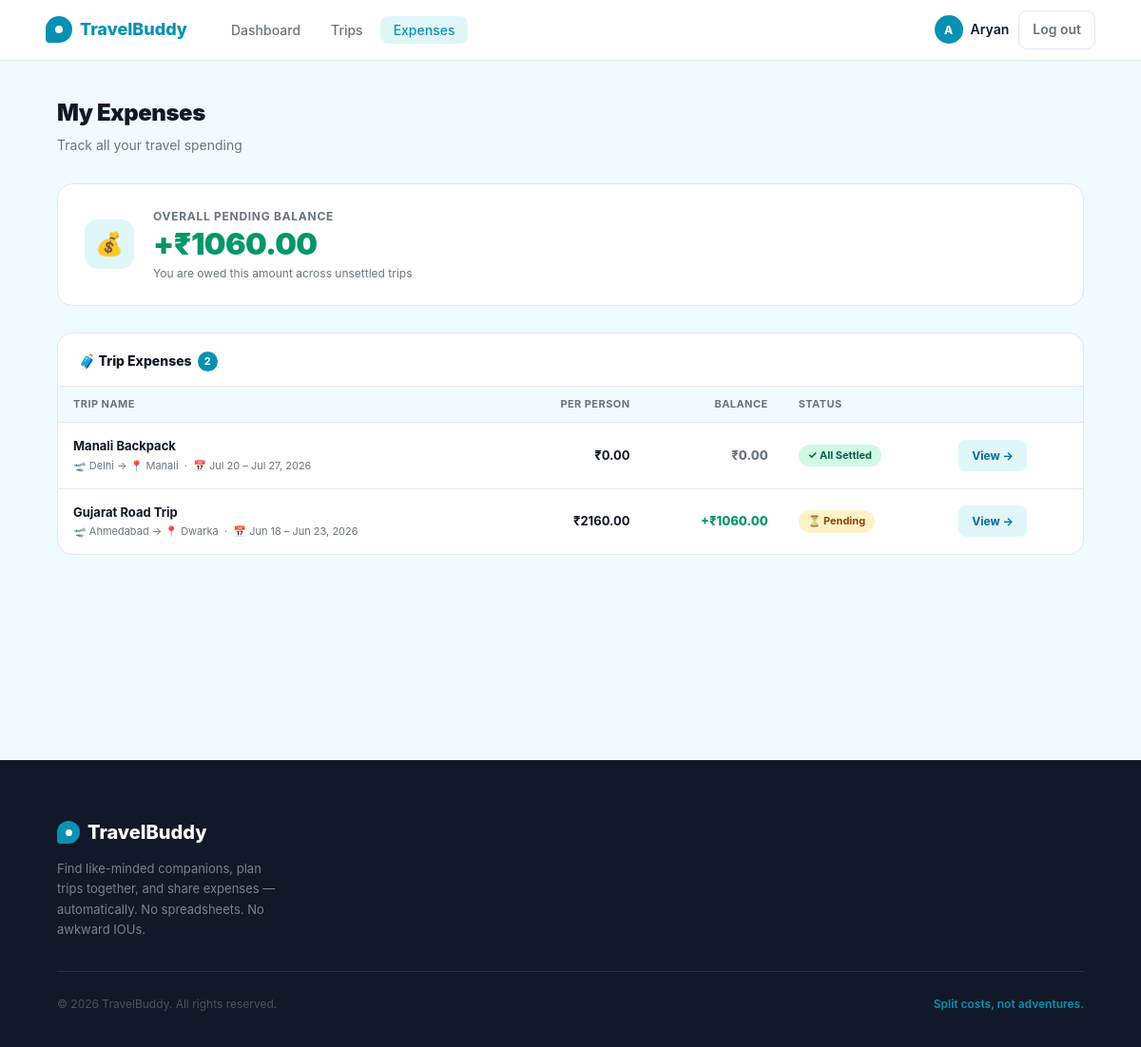
/my-expenses (signed in), run on the app's committed database.
### app/models.py (models this page shows, shortened)
class User(db.Model, UserMixin):
    __tablename__ = 'users'
    id             = db.Column(db.Integer, primary_key=True)
    name           = db.Column(db.String(100), nullable=False)
    email          = db.Column(db.String(150), unique=True, nullable=False)
    password_hash  = db.Column(db.String(255), nullable=False)
    travel_style   = db.Column(db.String(50), default='flexible')
    bio            = db.Column(db.Text, default='')
    interests      = db.Column(db.String(255), default='')
    phone          = db.Column(db.String(20), default='')
    created_at     = db.Column(db.DateTime, default=lambda: datetime.now(timezone.utc))
    api_key        = db.Column(db.String(64), unique=True, nullable=True, index=True)
    owned_trips    = db.relationship('Trip', back_populates='owner', lazy='dynamic')
    memberships    = db.relationship('TripMember', back_populates='user', lazy='dynamic')
    expenses_paid  = db.relationship('Expense', back_populates='paid_by', lazy='dynamic')
    def _all_trip_ids(self):
        owned = [t.id for t in Trip.query.filter_by(owner_id=self.id).all()]
        joined = [m.trip_id for m in
                  TripMember.query.filter_by(user_id=self.id, status='accepted').all()]
        return list(set(owned + joined))

class Trip(db.Model):
    __tablename__ = 'trips'
    __table_args__ = (
        db.Index('ix_trips_owner_status', 'owner_id', 'status'),
        db.Index('ix_trips_public_start', 'is_public', 'start_date'),
    )
    id          = db.Column(db.Integer, primary_key=True)
    owner_id    = db.Column(db.Integer, db.ForeignKey('users.id'), nullable=False)
    title       = db.Column(db.String(150), nullable=False)
    destination = db.Column(db.String(150), nullable=False)
    departure_city = db.Column(db.String(100), default='')
    start_date  = db.Column(db.Date, nullable=False)
    end_date    = db.Column(db.Date, nullable=False)
    description = db.Column(db.Text, default='')
    budget_min  = db.Column(db.Float, default=0)
    budget_max  = db.Column(db.Float, default=0)
    max_members = db.Column(db.Integer, default=4)
    status      = db.Column(db.String(20), default='OPEN')
    join_deadline           = db.Column(db.DateTime, nullable=True)
    open_roster             = db.Column(db.Boolean, default=False, nullable=False,
                                        server_default='0')
    confirmation_deadline   = db.Column(db.DateTime, nullable=True)
    confirmation_started_at = db.Column(db.DateTime, nullable=True)
    cancelled_at            = db.Column(db.DateTime, nullable=True)
    is_public   = db.Column(db.Boolean, default=True)
    created_at  = db.Column(db.DateTime, default=lambda: datetime.now(timezone.utc))
    owner    = db.relationship('User', back_populates='owned_trips')
    members  = db.relationship('TripMember', back_populates='trip', lazy='dynamic',
                               cascade='all, delete-orphan')
    expenses = db.relationship('Expense', back_populates='trip', lazy='dynamic',
                               cascade='all, delete-orphan')
    def member_count(self):
        return self.members.filter_by(status='accepted').count() + 1  # +1 for owner
    def accepted_members(self):
        return TripMember.query.filter_by(trip_id=self.id, status='accepted').all()
    def all_member_users(self):
        users = [self.owner]
        for m in self.accepted_members():
            users.append(m.user)
        return users
    def total_spent(self):
        return round(sum(e.amount for e in self.expenses), 2)
    def your_share(self, user_id):
        mc = self.member_count()
        return round(self.total_spent() / mc, 2) if mc else 0.0
    def balance_for(self, user_id):
        paid = sum(e.amount for e in self.expenses.filter_by(paid_by_id=user_id))
        share = self.your_share(user_id)
        return round(paid - share, 2)
    def calculate_settlements(self):
        members = self.all_member_users()
        mc = len(members)
        if mc == 0:
            return []
        total = sum(e.amount for e in self.expenses)
        share = total / mc
        balances = []
        for user in members:
            paid = sum(e.amount for e in self.expenses.filter_by(paid_by_id=user.id))
            balances.append([user, round(paid - share, 2)])
        creditors = sorted([b for b in balances if b[1] > 0.009], key=lambda x: -x[1])
        debtors   = sorted([b for b in balances if b[1] < -0.009], key=lambda x: x[1])
        settlements = []
        i, j = 0, 0
        while i < len(debtors) and j < len(creditors):
            debtor, debt     = debtors[i]
            creditor, credit = creditors[j]
            transfer = round(min(-debt, credit), 2)
            settlements.append({
                'debtor':   debtor,
                'creditor': creditor,
                'amount':   transfer
            })
            debtors[i][1]   = round(debt + transfer, 2)
            creditors[j][1] = round(credit - transfer, 2)
            if abs(debtors[i][1]) < 0.01:
                i += 1
            if abs(creditors[j][1]) < 0.01:
                j += 1
        return settlements

### app/expenses/routes.py (the view)
@expenses.route('/my-expenses')
@login_required
def my_expenses():
    trip_ids = current_user._all_trip_ids()
    trips_list = Trip.query.filter(Trip.id.in_(trip_ids)).order_by(Trip.start_date.desc()).all() \
        if trip_ids else []
    rows = []
    pending_balance = 0.0
    for trip in trips_list:
        raw_balance = trip.balance_for(current_user.id)
        per_person  = trip.your_share(current_user.id)
        computed_transfers = trip.calculate_settlements()
        my_debts = [t for t in computed_transfers if t['debtor'].id == current_user.id]
        my_credits = [t for t in computed_transfers if t['creditor'].id == current_user.id]
        if not my_debts and not my_credits:
            settled = True
            unsettled_amount = 0.0
        else:
            settled_payer_ids = {
                s.payer_id
                for s in Settlement.query.filter_by(
                    trip_id=trip.id, payee_id=current_user.id, is_settled=True
                ).all()
            }
            settled_payee_ids = {
                s.payee_id
                for s in Settlement.query.filter_by(
                    trip_id=trip.id, payer_id=current_user.id, is_settled=True
                ).all()
            }
            unsettled_debt_amount = sum(
                t['amount'] for t in my_debts
                if t['creditor'].id not in settled_payee_ids
            )
            unsettled_credit_amount = sum(
                t['amount'] for t in my_credits
                if t['debtor'].id not in settled_payer_ids
            )
            unsettled_amount = unsettled_credit_amount - unsettled_debt_amount
            settled = (unsettled_debt_amount < 0.01 and unsettled_credit_amount < 0.01)
        if not settled:
            pending_balance += unsettled_amount
        rows.append({
            'trip':       trip,
            'per_person': round(per_person, 2),
            'balance':    round(raw_balance, 2),
            'settled':    settled,
        })
    return render_template('expenses/my_expenses.html',
        rows=rows,
        pending_balance=round(pending_balance, 2)
    )

### app/models.py (called while the page is built)
@login_manager.user_loader
def load_user(user_id):
    return db.session.get(User, int(user_id))

### app/templates/expenses/my_expenses.html (shortened to what this page needs)
{% extends "base.html" %}
{% block content %}
<div class="myexp-page">
  <div class="myexp-inner">
    <div class="page-header">
      <h1 class="page-title">My Expenses</h1>
      <p class="page-subtitle">Track all your travel spending</p>
    </div>
    <div class="balance-card">
      <div class="balance-icon">💰</div>
      <div class="balance-info">
        <div class="balance-label">Overall Pending Balance</div>
        {% if pending_balance > 0.009 %}
          <div class="balance-amount positive">+₹{{ "%.2f"|format(pending_balance) }}</div>
          <div class="balance-sub">You are owed this amount across unsettled trips</div>
        {% elif pending_balance < -0.009 %}
          <div class="balance-amount negative">−₹{{ "%.2f"|format(-pending_balance) }}</div>
          <div class="balance-sub">You owe this amount across unsettled trips</div>
        {% else %}
          <div class="balance-amount zero">₹0.00</div>
          <div class="balance-sub">All trips are settled up 🎉</div>
        {% endif %}
      </div>
    </div>
    {% if rows %}
    <div class="panel">
      <div class="panel-head">
        <div class="panel-title">
          🧳 Trip Expenses
          <span class="panel-count">{{ rows|length }}</span>
        </div>
      </div>
      <div class="exp-table-wrap">
        <table class="exp-table">
          <thead>
            <tr>
              <th>Trip Name</th>
              <th class="col-right">Per Person</th>
              <th class="col-right">Balance</th>
              <th>Status</th>
              <th></th>
            </tr>
          </thead>
          <tbody>
            {% for row in rows %}
            <tr>
              <td>
                <div class="td-trip-name">
                  <a href="{{ url_for('trips.detail', trip_id=row.trip.id) }}">{{ row.trip.title }}</a>
                </div>
                <div class="td-trip-sub">
                  🛫 {{ row.trip.departure_city }} → 📍 {{ row.trip.destination }} &nbsp;·&nbsp;
                  📅 {{ row.trip.start_date.strftime('%b %d') }} – {{ row.trip.end_date.strftime('%b %d, %Y') }}
                </div>
              </td>
              <td class="td-amount">₹{{ "%.2f"|format(row.per_person) }}</td>
              <td class="td-balance {% if row.balance > 0.009 %}positive{% elif row.balance < -0.009 %}negative{% else %}zero{% endif %}">
                {% if row.balance > 0.009 %}
                  +₹{{ "%.2f"|format(row.balance) }}
                {% elif row.balance < -0.009 %}
                  −₹{{ "%.2f"|format(-row.balance) }}
                {% else %}
                  ₹0.00
                {% endif %}
              </td>
              <td>
                {% if row.settled %}
                  <span class="badge badge-settled">✓ All Settled</span>
                {% else %}
                  <span class="badge badge-pending">⏳ Pending</span>
                {% endif %}
              </td>
              <td>
                <a href="{{ url_for('trips.detail', trip_id=row.trip.id) }}#settlement-summary"
                   class="btn-view">View →</a>
              </td>
            </tr>
            {% endfor %}
          </tbody>
        </table>
      </div>
    </div>
    {% else %}
    <div class="empty-state">
      <div class="empty-icon">🧾</div>
      <h4>No expenses yet</h4>
      <p>Once you join a trip and expenses are added, they'll appear here.</p>
    </div>
    {% endif %}
  </div>
</div>
{% endblock %}

### app/templates/base.html (shortened to what this page needs)
<!DOCTYPE html>
<html lang="en">
<head>
</head>
<body>
<nav>
  <a href="{{ url_for('main.home') }}" class="logo">
    <div class="logo-icon"></div>
    TravelBuddy
  </a>
  {% if current_user.is_authenticated %}
    <ul class="nav-links">
      <li><a href="{{ url_for('dashboard.index') }}" {% if request.endpoint == 'dashboard.index' %}class="active"{% endif %}>Dashboard</a></li>
      <li><a href="{{ url_for('trips.index') }}" {% if request.endpoint and request.endpoint.startswith('trips.') %}class="active"{% endif %}>Trips</a></li>
      <li><a href="{{ url_for('expenses.my_expenses') }}" {% if request.endpoint == 'expenses.my_expenses' %}class="active"{% endif %}>Expenses</a></li>
    </ul>
    <div class="nav-right">
      <div class="nav-user">
        <div class="nav-avatar">{{ current_user.name[0].upper() }}</div>
        <a href="{{ url_for('profile.view') }}" style="color:inherit;">{{ current_user.name.split()[0] }}</a>
      </div>
      <a href="{{ url_for('auth.logout') }}" class="btn-logout">Log out</a>
    </div>
  {% endif %}
</nav>
{% block content %}{% endblock %}
<footer>
  <div class="footer-inner">
    <div class="footer-top">
      <div class="footer-brand">
        <div class="footer-logo">
          <div class="footer-logo-icon"></div>
          TravelBuddy
        </div>
        <p>Find like-minded companions, plan trips together, and share expenses — automatically. No spreadsheets. No awkward IOUs.</p>
      </div>
    </div>
    <div class="footer-bottom">
      <p class="footer-copy">© 2026 TravelBuddy. All rights reserved.</p>
      <p class="footer-tagline-bottom">Split costs, not adventures.</p>
    </div>
  </div>
</footer>
</body>
</html>

### data on the page
User: name "A", name "Aryan"
Trip: trip "Manali Backpack", trip.departure_city "Delhi", trip.destination "Manali", trip.start_date "Jul 20", trip.end_date "Jul 27, 2026"
Trip: trip "Gujarat Road Trip", trip.departure_city "Ahmedabad", trip.destination "Dwarka", trip.start_date "Jun 18", trip.end_date "Jun 23, 2026"

### other printed values
{{ "%.2f"|format(pending_balance) }} "1060.00"
{{ rows|length }} "2"
{{ "%.2f"|format(row.per_person) }} "0.00" "2160.00"
{{ "%.2f"|format(row.balance) }} "1060.00"
